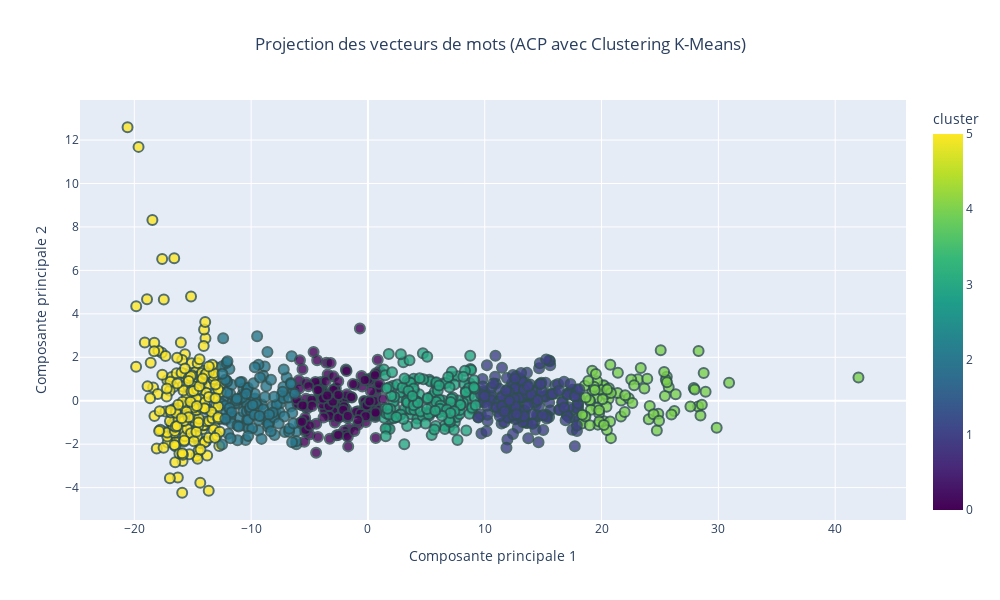

The notebook cell saved with this chart:
### Code cell
# Normalisation des vecteurs
scaler = StandardScaler()
vectors_normalized = scaler.fit_transform(vectors)

# Réduction des vecteurs à 2 dimensions (ACP)
pca = PCA(n_components=2)
word_vectors_2d = pca.fit_transform(vectors_normalized)

# Appliquer le clustering K-Means
n_clusters = 6  
kmeans = KMeans(n_clusters=n_clusters, random_state=42)
df['cluster'] = kmeans.fit_predict(word_vectors_2d)

# Préparer les données pour le graphique
df = pd.DataFrame(word_vectors_2d, columns=['PC1', 'PC2'])
df['word'] = words  # Ajouter les mots correspondants
df['cluster'] = kmeans.labels_  # Ajouter les labels des clusters

# Créer le graphique interactif
fig = px.scatter(
    df, 
    x='PC1', 
    y='PC2',
    color='cluster',  # Utiliser les clusters pour la coloration
    hover_name='word',  # Afficher le mot lors du survol
    title="Projection des vecteurs de mots (ACP avec Clustering K-Means)",
    labels={'PC1': 'Composante principale 1', 'PC2': 'Composante principale 2'},
    color_continuous_scale='Viridis',  # Choisir une palette de couleurs
    category_orders={"cluster": [str(i) for i in range(n_clusters)]},  # Assurez-vous que les clusters sont dans un ordre compréhensible
    width = 1000,
    height = 600
)

# Personnaliser les points
fig.update_traces(marker=dict(size=10, opacity=0.8, line=dict(width=2, color='DarkSlateGrey')))

# Ajouter un titre pour la légende des clusters
fig.update_layout(
    legend_title="Clusters",
    title_x=0.5,  # Centrer le titre
)

# Afficher le graphique
fig.show()

### Figure 1 — Plotly figure (JSON) as saved in the notebook; plotly's stock layout.template omitted (floating-point values rounded to 4 significant figures; data arrays with more than 128 entries replaced by an {"elided": "..."} marker saying what was removed)
{"data": [{"hovertemplate": "<b>%{hovertext}</b><br><br>Composante principale 1=%{x}<br>Composante principale 2=%{y}<br>cluster=%{marker.color}<extra></extra>", "hovertext": {"elided": "930 str values"}, "legendgroup": "", "marker": {"color": {"elided": "930 int values"}, "coloraxis": "coloraxis", "line": {"color": "DarkSlateGrey", "width": 2}, "opacity": 0.8, "size": 10, "symbol": "circle"}, "mode": "markers", "name": "", "orientation": "v", "showlegend": false, "type": "scatter", "x": {"elided": "930 float values"}, "xaxis": "x", "y": {"elided": "930 float values"}, "yaxis": "y"}], "layout": {"coloraxis": {"colorbar": {"title": {"text": "cluster"}}, "colorscale": [[0, "#440154"], [0.1111, "#482878"], [0.2222, "#3e4989"], [0.3333, "#31688e"], [0.4444, "#26828e"], [0.5556, "#1f9e89"], [0.6667, "#35b779"], [0.7778, "#6ece58"], [0.8889, "#b5de2b"], [1, "#fde725"]]}, "height": 600, "legend": {"title": {"text": "Clusters"}, "tracegroupgap": 0}, "title": {"text": "Projection des vecteurs de mots (ACP avec Clustering K-Means)", "x": 0.5}, "width": 1000, "xaxis": {"anchor": "y", "domain": [0, 1], "title": {"text": "Composante principale 1"}}, "yaxis": {"anchor": "x", "domain": [0, 1], "title": {"text": "Composante principale 2"}}}}
